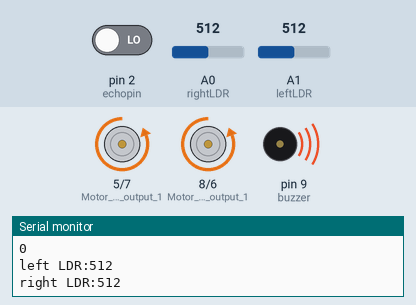
A sketch run on a simulated Arduino Uno, built with avr-gcc and run on an emulated ATmega328P. Shown: motor-driver pin pairs drawn as motors (green arrow = first pin HIGH = forward, orange = second pin HIGH = backward, longer = more drive), buzzer (waves = sounding), the last lines printed to the serial monitor. The test bench sets the inputs (shaded band); at power-on: A1 (leftLDR) = 512, A0 (rightLDR) = 512, pin 2 (echopin) LOW.

Above: at 6.5 s.
6.6 s: A1 (leftLDR) set to 511
At 10.4 s:
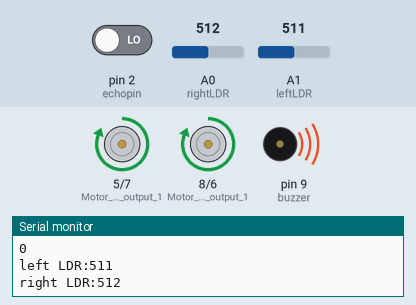
11.4 s: A0 (rightLDR) set to 306
At 12.9 s:
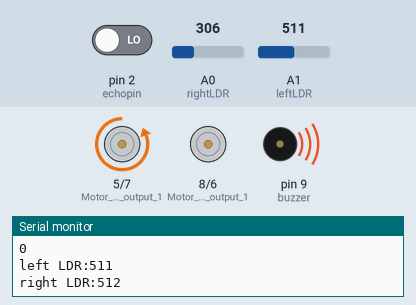
Timing chart, 0 to 25.2 s (numbered marks = the images above; inputs shaded):
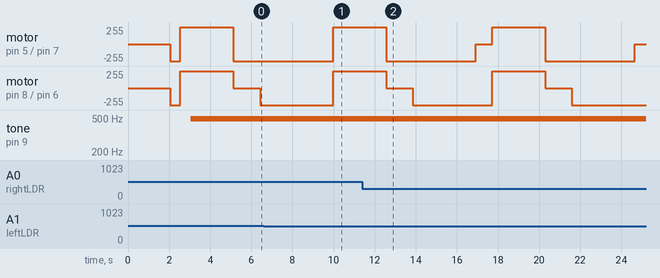

The sketch:

Zippy3.ino
```cpp
const int rightLDR = A0;                                  //right LDR attached to analog pin 0
const int leftLDR = A1;                                   //left LDR attached to analog pin 1

#define echopin  2
#define trigpin 3
#define buzzer 9

int maximumRange = 30;
long duration, distance;

int leftValue;                                            //this variable is used to store the analog value returned from the left LDR
int rightValue;                                           //this variable is used to store the analog value returned from the right LDR
int difference;                                           //this variable is used to compare the difference in the two readings to see if there is a neglible difference

void setup()
{
  Serial.begin(9600);
  pinMode (trigpin, OUTPUT);
  pinMode (echopin, INPUT );
  pinMode (8, OUTPUT);                                    // Motor Left output 1
  pinMode (6, OUTPUT);                                    // Motor Left Output 2
  pinMode (5, OUTPUT);                                    // Motor Right output 1
  pinMode (7, OUTPUT);                                    // Motor Right Output 2
  pinMode(buzzer, OUTPUT);                                // Buzzer pin
}

void loop()
{
  rightValue = analogRead(rightLDR);                    //store value from A0 into the variable rightValue
  leftValue = analogRead(leftLDR);                      //store value from A1 into the variable leftValue
  difference = abs(rightValue-leftValue);               //calculate the difference between the two values

  /*/ Obstacle avoidance bit, here it will check if there is any obstacle /*/
  {
      digitalWrite(trigpin,LOW);
      delayMicroseconds(2);
      digitalWrite(trigpin,HIGH);
      delayMicroseconds(10);
      duration=pulseIn (echopin,HIGH);
      distance= duration/58.2;
      delay (50);
      Serial.println(distance);
   }

  Serial.write("left LDR:");
  Serial.println(leftValue);
  Serial.write("right LDR:");
  Serial.println(rightValue);
  delay(1000);
  if(difference < 90)                            //if the difference is less than 50 then...
  {
    /*/ if the difference of light between the sensors is less than 90
        that means the light is coming from the front. So keep moving forward.
   */
    moveForward();                               //the robot will move forward
    // check if both sensor getting no light or minimal light then stop the robot
        if(rightValue < 70 && leftValue< 70){
           motor_stop();
           beep(100);
           beep(200);
         }
    checkObstacle();
  }
  else                                                 //if not then...
  {
   if(rightValue > leftValue)                           //is it darker on the right hand side?
    {
     moveLeft();  //light follow                        //if so then turn left
     //moveRight();  //light avoid
     checkObstacle();
    }
    else
    {
     moveRight(); //light follow                        //if it isn't then turn right
     //moveLeft();  //light avoid
     checkObstacle();
    }
   } // end else

      /* check if the obstacle is out of 30 cm, then move forward
        else if it is in the range then move left, else if it less than the range
        then go back a bit then move again.
      */
}
void checkObstacle()
{

      if (distance >= 30 ){
        moveForward();
       }
      else if(distance >=15 && distance <=25){
        moveLeft();
       }
      else if(distance <15){
        moveBack();
        delay(1000);
        moveLeft();
        delay(500);
        moveForward();
        delay(500);
       } // here the obstacle checking bit finishes.
}

/* This bit here are functions to control the motor */
void moveForward()
{
        digitalWrite(8,LOW);
        digitalWrite(6,HIGH);
        digitalWrite(5,LOW);
        digitalWrite(7,HIGH);
        delay (500);
}

void moveLeft()
{
        digitalWrite(8,LOW);
        digitalWrite(6,LOW);
        digitalWrite(5,LOW);
        digitalWrite(7,HIGH);
        delay (500);
        beep(50);
        beep(100);
}

void moveRight()
{
        digitalWrite(8,LOW);
        digitalWrite(6,HIGH);
        digitalWrite(5,LOW);
        digitalWrite(7,LOW);
        delay (500);
        beep(100);
        beep(50);
}
void moveBack()
{
        digitalWrite(8,HIGH);
        digitalWrite(6,LOW);
        digitalWrite(5,HIGH);
        digitalWrite(7,LOW);
        delay (500);
        beep(100);
        beep(170);
        beep(100);
        beep(170);
}
void motor_stop()
{
        digitalWrite(8,LOW);
        digitalWrite(6,LOW);
        digitalWrite(5,LOW);
        digitalWrite(7,LOW);
        delay (1000);
        beep(20);
        delay(50);
        beep(20);
}

void beep(unsigned char delayms){
  analogWrite(buzzer, 20);      // Almost any value can be used except 0 and 255
                           // experiment to get the best tone
  delay(delayms);          // wait for a delayms ms
  analogWrite(buzzer, 0);       // 0 turns it off
  delay(delayms);          // wait for a delayms ms
}
```
